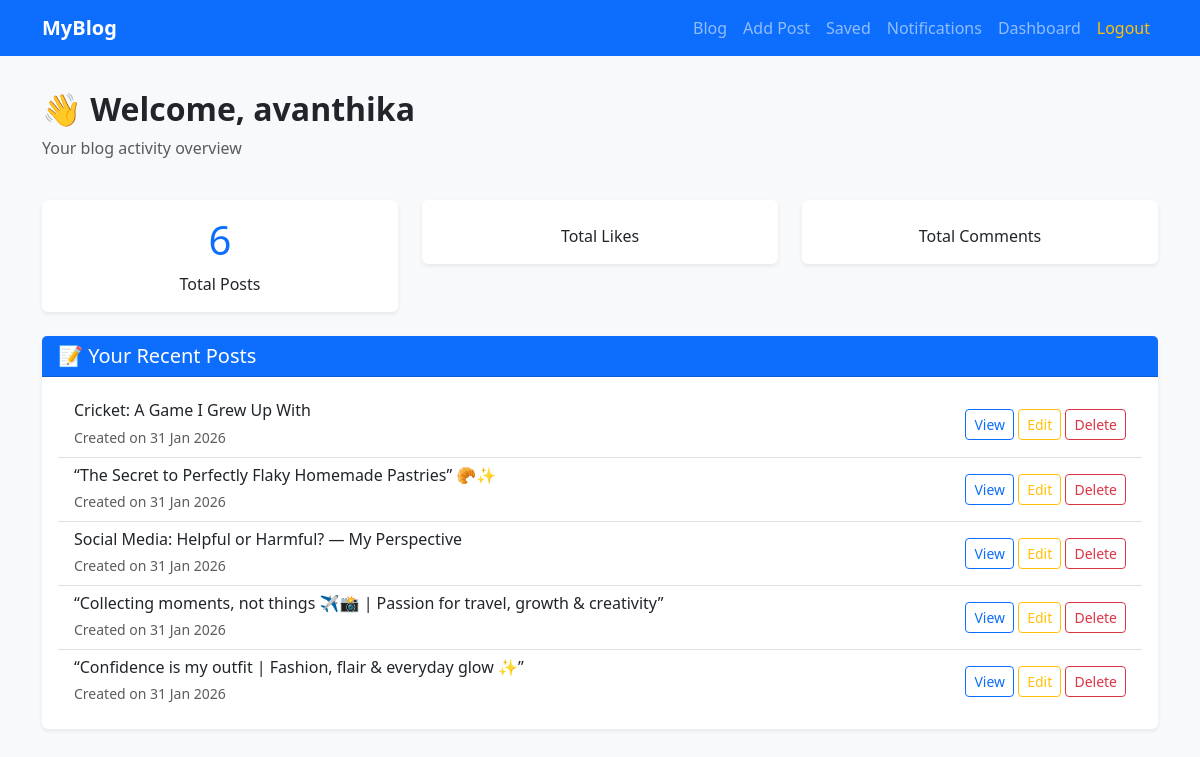
The page /owner/ (signed in) on the database its author committed.
### blog_app/models.py (models this page shows, shortened)
class Post(models.Model):
    title = models.CharField(max_length=200)
    content = models.TextField()
    image = models.ImageField(upload_to='posts/', blank=True, null=True)
    author = models.ForeignKey(User, on_delete=models.CASCADE)
    category = models.ForeignKey(Category, on_delete=models.SET_NULL, null=True)
    created_at = models.DateTimeField(auto_now_add=True)

### personal_app/views.py (the view)
# urls.py: path('owner/', views.owner_dashboard, name='owner_dashboard'),
@staff_member_required
def owner_dashboard(request):
    context = {
        'total_users': User.objects.count(),
        'total_posts': Post.objects.count(),
        'total_profiles': Profile.objects.count(),
        'recent_posts': Post.objects.order_by('-created_at')[:5],
    }
    return render(request, 'dashboard.html', context)

### templates/dashboard.html (shortened to what this page needs)
{% extends 'base.html' %}
{% block content %}
<div class="row mb-4">
    <div class="col">
        <h2 class="fw-bold">👋 Welcome, {{ request.user.username }}</h2>
        <p class="text-muted">Your blog activity overview</p>
    </div>
</div>
<div class="row g-4 mb-4">
    <div class="col-md-4">
        <div class="card shadow-sm border-0">
            <div class="card-body text-center">
                <h1 class="text-primary">{{ total_posts }}</h1>
                <p class="mb-0">Total Posts</p>
            </div>
        </div>
    </div>
    <div class="col-md-4">
        <div class="card shadow-sm border-0">
            <div class="card-body text-center">
                <p class="mb-0">Total Likes</p>
            </div>
        </div>
    </div>
    <div class="col-md-4">
        <div class="card shadow-sm border-0">
            <div class="card-body text-center">
                <p class="mb-0">Total Comments</p>
            </div>
        </div>
    </div>
</div>
<div class="card shadow-sm border-0">
    <div class="card-header bg-primary text-white">
        <h5 class="mb-0">📝 Your Recent Posts</h5>
    </div>
    <div class="card-body">
        {% if recent_posts %}
            <ul class="list-group list-group-flush">
                {% for post in recent_posts %}
                <li class="list-group-item d-flex justify-content-between align-items-center">
                    <div>
                        <h6 class="mb-1">{{ post.title }}</h6>
                        <small class="text-muted">Created on {{ post.created_at|date:"d M Y" }}</small>
                    </div>
                    <div>
                        <a href="{% url 'post_detail' post.id %}" class="btn btn-sm btn-outline-primary">View</a>
                        <a href="{% url 'edit_post' post.id %}" class="btn btn-sm btn-outline-warning">Edit</a>
                        <a href="{% url 'delete_post' post.id %}"
                           class="btn btn-sm btn-outline-danger"
                           onclick="return confirm('Are you sure?')">
                           Delete
                        </a>
                    </div>
                </li>
                {% endfor %}
            </ul>
        {% else %}
            <p class="text-muted text-center mb-0">No posts created yet.</p>
        {% endif %}
    </div>
</div>
{% endblock %}

### templates/base.html (style rules this page uses)
body { font-family: 'Segoe UI', sans-serif; background-color: #f8f9fa; }

### rows shown on the page
Post: title "Cricket: A Game I Grew Up With", created_at "31 Jan 2026"
Post: title "“The Secret to Perfectly Flaky Homemade Pastries” 🥐✨", created_at "31 Jan 2026"
Post: title "Social Media: Helpful or Harmful? — My Perspective", created_at "31 Jan 2026"
Post: title "“Collecting moments, not things ✈️📸 | Passion for travel, growth & creativity”", created_at "31 Jan 2026"
Post: title "“Confidence is my outfit | Fashion, flair & everyday glow ✨”", created_at "31 Jan 2026"

### other values the page prints
{{ request.user.username }} "avanthika"
{{ total_posts }} "6"
